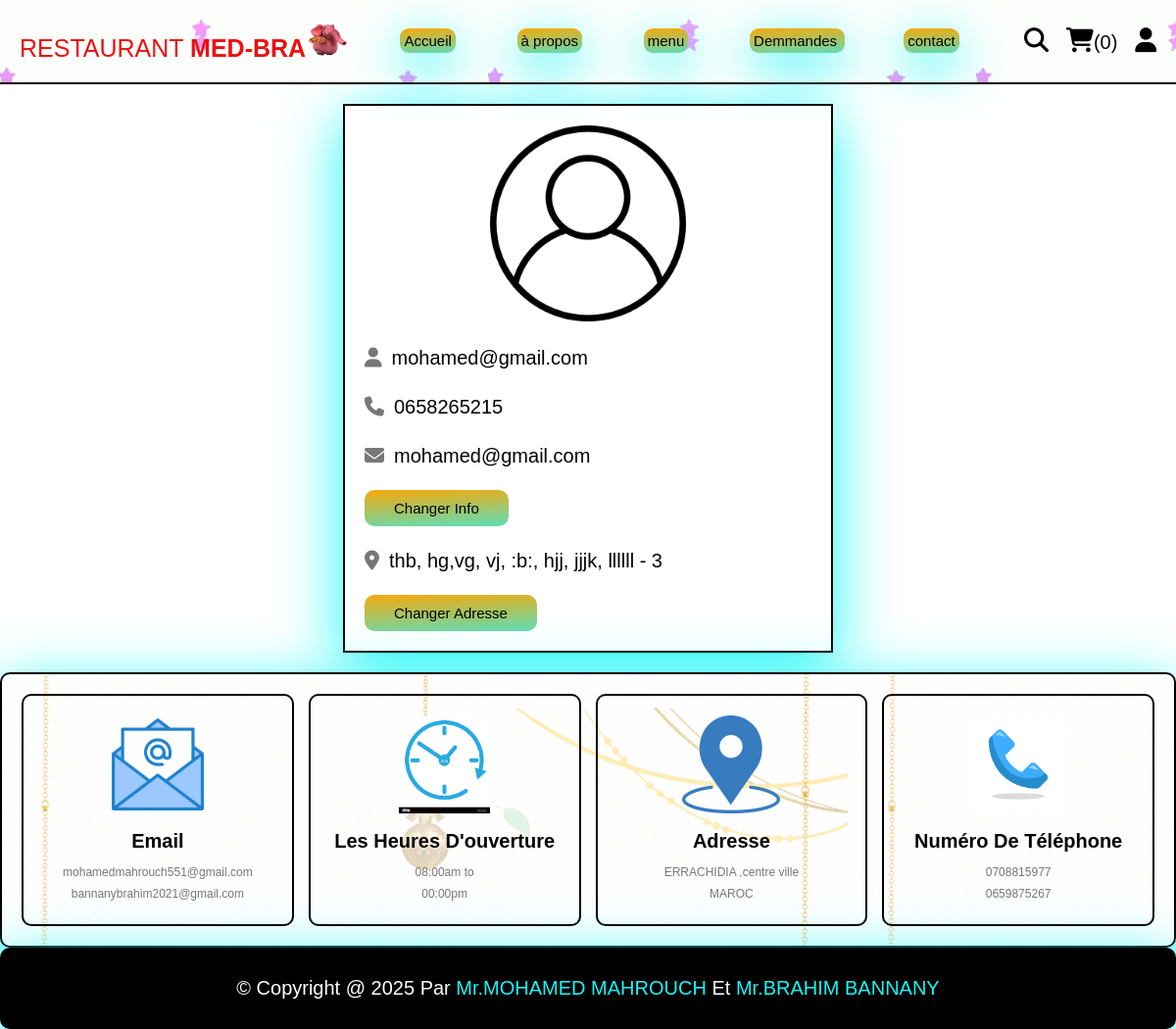
The app's page /profile.php (signed in) with its own data.
### tables this page shows
CREATE TABLE `users` (
  `id` int(100) NOT NULL,
  `name` varchar(20) NOT NULL,
  `email` varchar(50) NOT NULL,
  `number` varchar(10) NOT NULL,
  `password` varchar(50) NOT NULL,
  `address` varchar(500) NOT NULL
);

### profile.php (the view, shortened to what this page needs)
<?php
include 'components/connect.php';
?>
<!DOCTYPE html>
<html lang="en">
<head>
   <link rel="stylesheet" href="https://cdnjs.cloudflare.com/ajax/libs/font-awesome/6.1.1/css/all.min.css">
   <link rel="stylesheet" href="css/styledeclia.css">
</head>
<body>
<?php include 'components/user_header.php'; ?>
<section class="user-details">
   <div class="user">
      <img src="images/user-icon.png" alt="">
      <p><i class="fas fa-user"></i><span><?= $fetch_profile['name']; ?></span></p>
      <p><i class="fas fa-phone"></i><span><?= $fetch_profile['number']; ?></span></p>
      <p><i class="fas fa-envelope"></i><span><?= $fetch_profile['email']; ?></span></p>
      <a href="update_profile.php" class="btn">changer info</a>
      <p class="address"><i class="fas fa-map-marker-alt"></i><span><?php if($fetch_profile['address'] == ''){echo 'Veuillez entrer votre adresse';}else{echo $fetch_profile['address'];} ?></span></p>
      <a href="update_address.php" class="btn">changer adresse</a>
   </div>
</section>
<?php include 'components/footer.php'; ?>
</body>
</html>

### css/styledeclia.css (style rules this page uses)
:root { --yellow: rgb(22, 246, 246); --red:#e74c3c; --white:#fff; --black:black; --light-color:#777; --border:.2rem solid var(--black); }
* { font-family: 'Rubik', sans-serif; margin:0; padding:0; box-sizing: border-box; outline: none; border: none; text-decoration: none; }
html { font-size: 62.5%; overflow-x: hidden; scroll-behavior: smooth; stop-opacity: 7rem; }
section { margin:0 auto; max-width: 1200px; padding:2rem; }
.btn, .delete-btn { margin-top: 1rem; display: inline-block; font-size: 1.5rem; border-radius: 10px; padding:1rem 3rem; cursor: pointer; text-transform: capitalize; transition: .2s linear; }
.btn { background-color: var(--yellow); color:var(--black); border-radius: 10px; background: linear-gradient(177deg, #f7a90a, #5eddb7); }
.user-details .user { max-width: 50rem; margin:0 auto; border:var(--border); padding:2rem; box-shadow: 0px 15px 60px var(--yellow); }
.user-details .user img { width: 100%; height: 20rem; object-fit: contain; margin-bottom: 1rem; }
.user-details .user p { padding:1rem 0; line-height: 1.5; font-size: 2rem; }
.user-details .user p span { color:var(--black); }
.user-details .user p i { margin-right: 1rem; color:var(--light-color); }
.user-details .user .address { margin-top: 1rem; }

### records on screen
users: name "mohamed@gmail.com", number "0658265215", email "mohamed@gmail.com", address "thb, hg,vg, vj, :b:, hjj, jjjk, llllll - 3"

### other values on screen
$total_cart_items "0"
